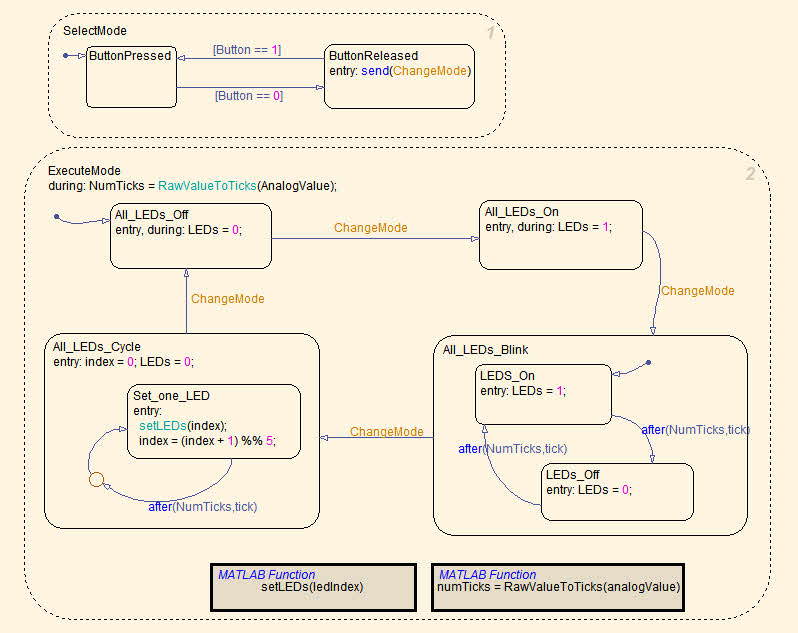
%> input picture examples/blink_challenge_sf.jpg, 798 x 633 px
$ octave --eval "result = zones(imread('examples/blink_challenge_sf.jpg'));"   (GNU Octave 9; MATLAB toolbox functions it lacks are replaced by stand-ins)
%> lines starting %> are read from the running program, lines starting %| are printed output that depends on the picture; in (x1, y1, x2, y2) boxes, pixels count from 0 and x2, y2 are one past the last pixel; in counts of white or black regions, pixels touching at a corner belong together; the program's own positions count from 1
function [ im2,puz,dep ] = zones( im1 )
im1=im2double(im1);
[ro co x]=size(im1);
%> ro = 633; co = 798; x = 3
colors=[reshape(im1(:,:,1),(ro*co),1) reshape(im1(:,:,2),(ro*co),1) reshape(im1(:,:,3),(ro*co),1) ];
new=zeros([(ro*co) 1]);
new(:,1)=((colors(:,1)>=0.00)&(colors(:,2)>=0.00)&(colors(:,3)>=0.00)&(colors(:,1)<=0.05)&(colors(:,2)<=0.05)&(colors(:,3)<=0.05));
new=reshape(new,ro,co);
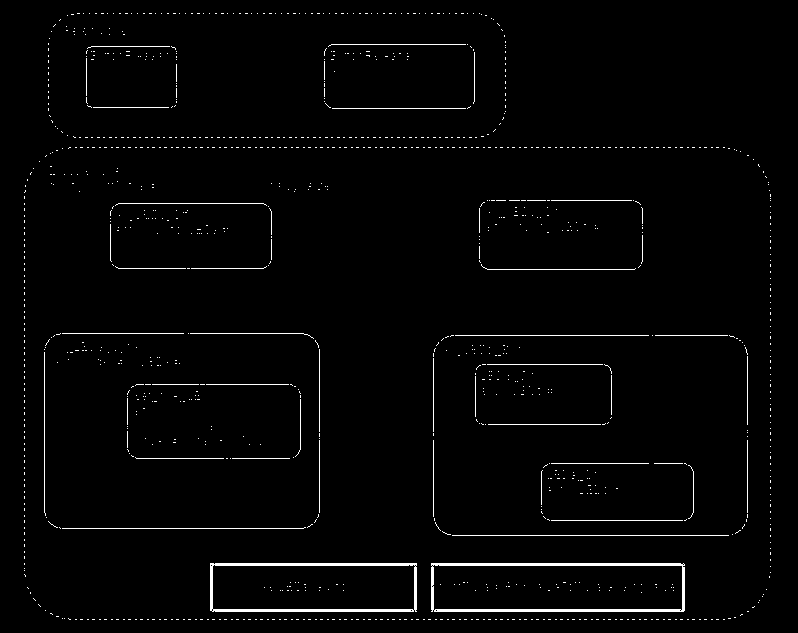
%> new: size 633x798 double; values 0 (black) and 1 (white), 1.9% white in thin lines or dots, all inside (x1, y1, x2, y2) = (24, 13, 771, 620)
im2=mat2gray(new);
im2=imfill(im2,'holes');
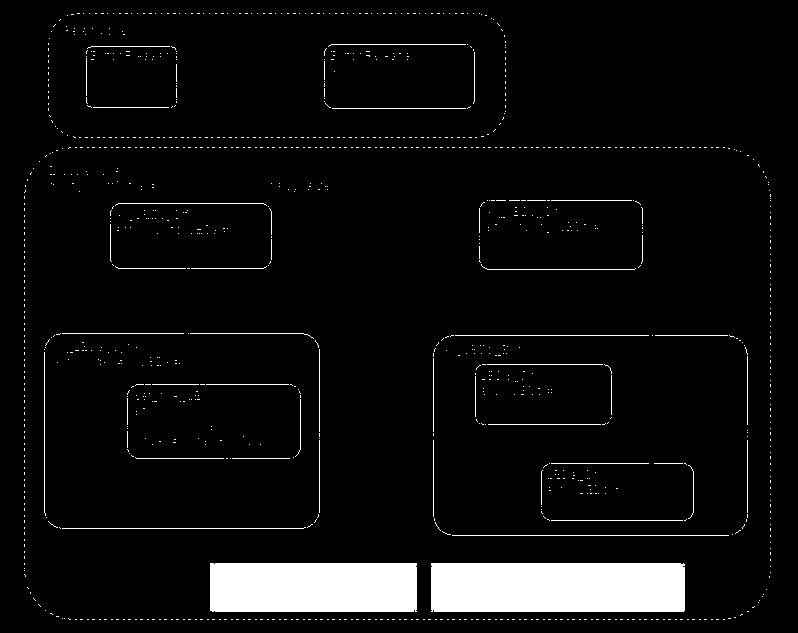
%> im2: size 633x798 double; values 0 (black) and 1 (white), 5.7% white; 1089 white regions (1043 under 20 px), largest, box (x1, y1, x2, y2) and area: (431, 563, 685, 612) 12436, (210, 563, 417, 612) 10135, (452, 535, 729, 536) 277
im2=bwareaopen(im2,100);
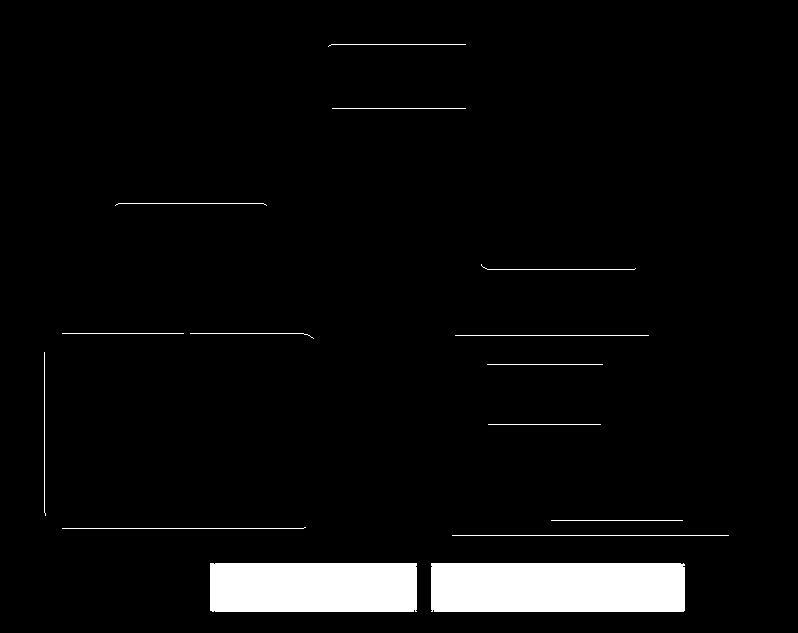
%> im2: size 633x798 logical; 4.9% white; 15 white regions, largest, box (x1, y1, x2, y2) and area: (431, 563, 685, 612) 12436, (210, 563, 417, 612) 10135, (452, 535, 729, 536) 277
[lab,n]=bwlabel(im2);
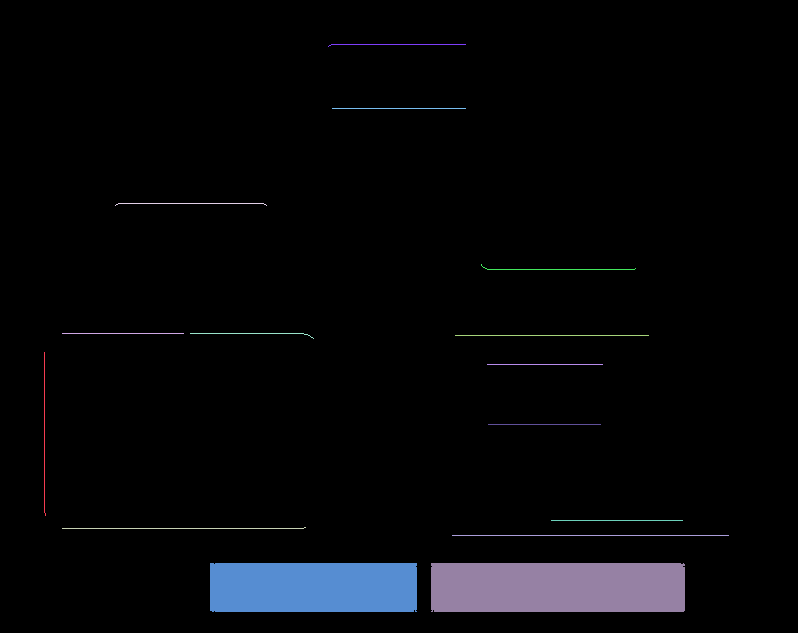
%> lab: size 633x798 double; 16 distinct labels, from 0 to 15; one colour per label, 0 black
%> n = 15
c=regionprops(lab,'Centroid');
%> c = 15 regions; first 5, Centroid: [45 434.5], [123.5 334], [184.5 529], [191.5 204.1], [252.5 334.2]
for i=1:n
    if((c(i).Centroid(1)<(co/2))&&(c(i).Centroid(2)>(ro/2)))
        puz=c(i).Centroid;
    end
    if((c(i).Centroid(1)>(co/2))&&(c(i).Centroid(2)>(ro/2)))
         dep=c(i).Centroid;
    end
end
%> this loop made 15 passes
%> dep on passes 9, 10, 11, 13, 14, 15: [558.5 588], [591 536], [552.5 336], [545.5 365], [545 425], [617.5 521]
%> puz on passes 1, 2, 3, 5, 6: [45.02 434.5], [123.5 334], [184.5 529], [252.5 334.2], [314 588]
end

$ run again, on examples/blink_challenge_sch.png
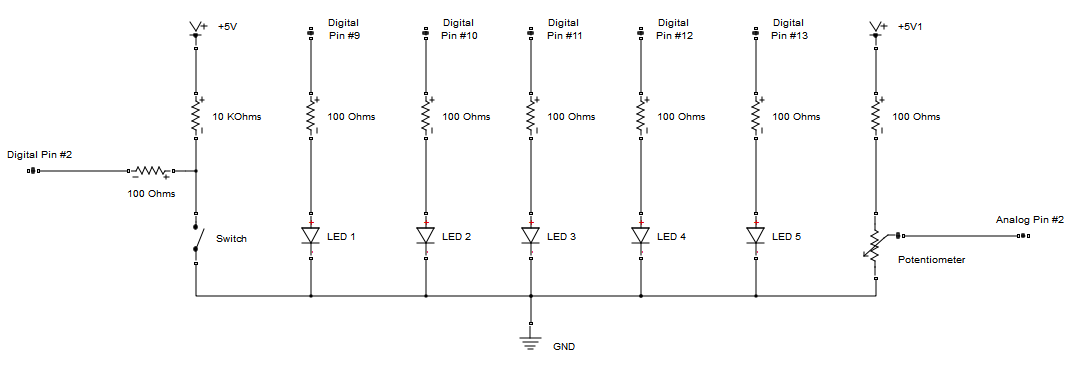
%> input picture examples/blink_challenge_sch.png, 1075 x 374 px
%> in zones, `new=reshape(new,ro,co);`:
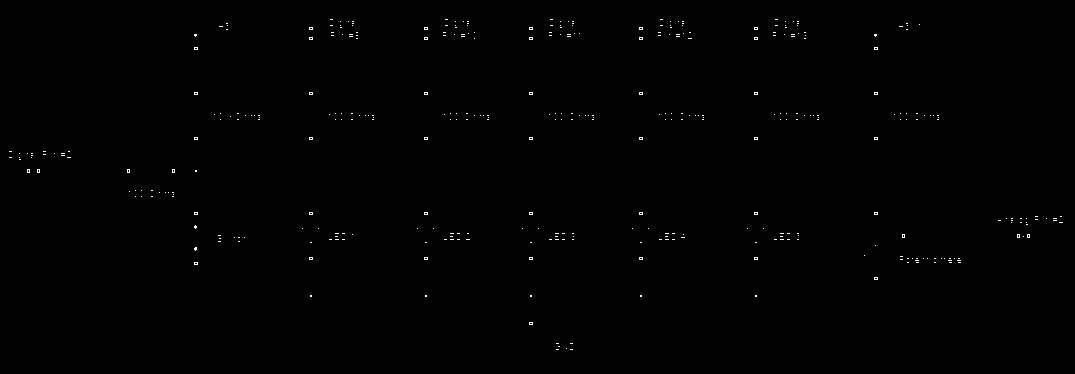
%> new: size 374x1075 double; values 0 (black) and 1 (white), 0.29% white in thin lines or dots, all inside (x1, y1, x2, y2) = (9, 19, 1063, 350)
%> lab: size 374x1075 double; every value is 0
%> n = 0
%> c = 0 regions

$ run again, on examples/blink_challenge_sim.png
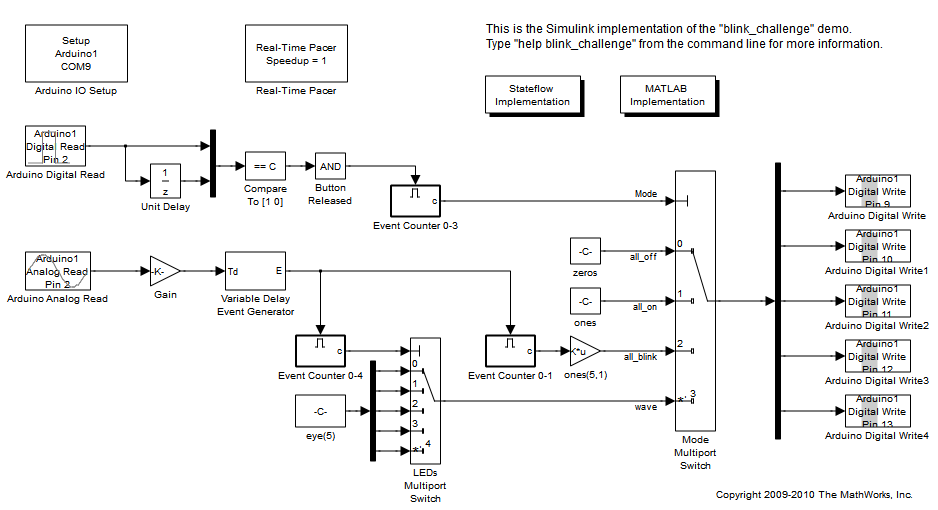
%> input picture examples/blink_challenge_sim.png, 938 x 510 px
%> in zones, `new=reshape(new,ro,co);`:
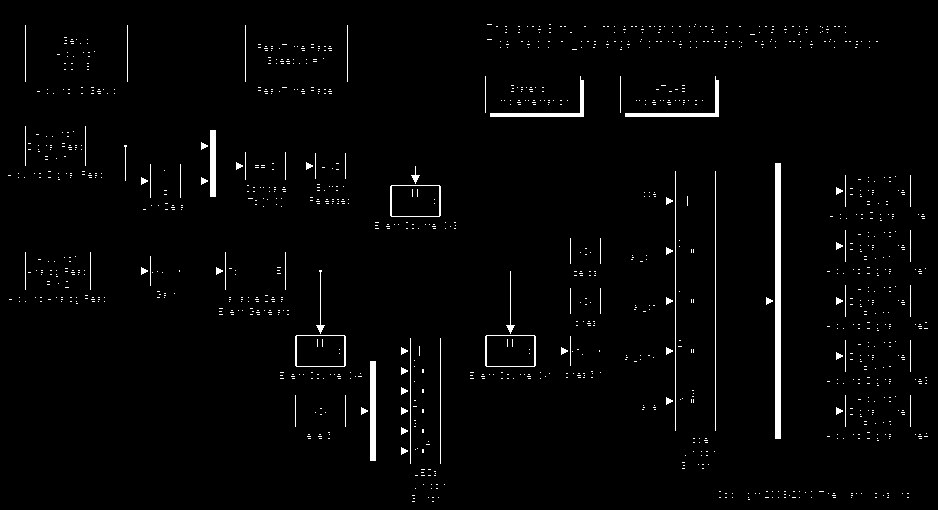
%> new: size 510x938 double; values 0 (black) and 1 (white), 2% white; 1213 white regions (1135 under 20 px), largest, box (x1, y1, x2, y2) and area: (775, 163, 781, 439) 1656, (370, 361, 376, 461) 600, (490, 76, 584, 117) 512
%> in zones, `[lab,n]=bwlabel(im2);`:
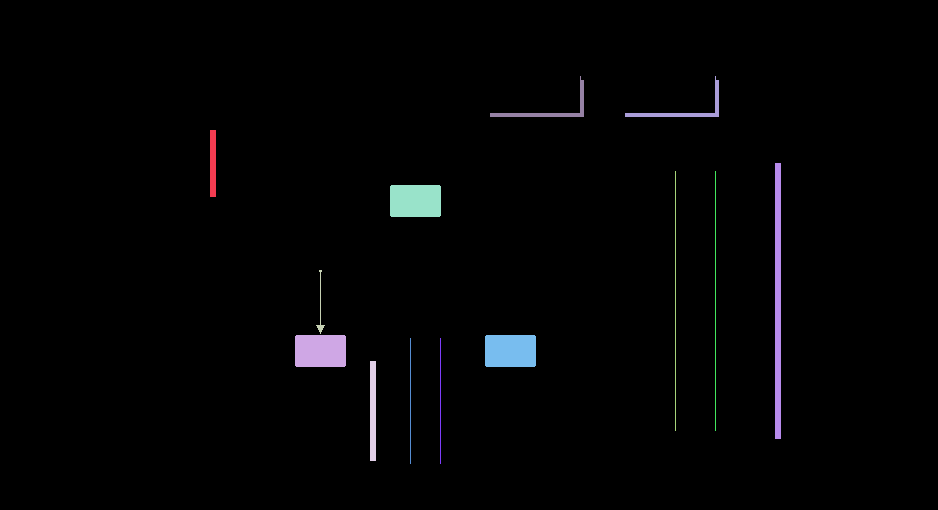
%> lab: size 510x938 double; 14 distinct labels, from 0 to 13; one colour per label, 0 black
%> n = 13
%> c = 13 regions; first 5, Centroid: [213.5 164], [321 351.5], [321 309.5], [373.5 411.5], [416 201.5]
%> the loop in zones, `for i=1:n` made 13 passes
%> puz on passes 2, 3, 4, 6, 7: [321 351.5], [321 309.5], [373.5 411.5], [411 401.5], [441 401.5]
